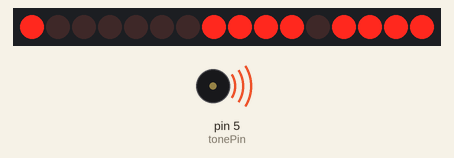
This sketch was run on a simulated Arduino Uno, built with avr-gcc and run on an emulated ATmega328P. Parts: 16 shift-register outputs drawn as a row of LEDs (first output left, lit = HIGH), buzzer (waves = sounding). Wiring (inferred from the names in the program): 2 × shift register (74HC595): data pin 11; shift clock pin 12; latch pin 8. Wiring (inferred from the signals the program sends): row of LEDs: on Q0, Q1, Q2, Q3, Q4, Q5, Q6, Q7, Q8, Q9, Q10, Q11, Q12, Q13, Q14, Q15.

Above: at 3.0 s.
Timing chart, 0 to 7.7 s (numbered marks = the images above):
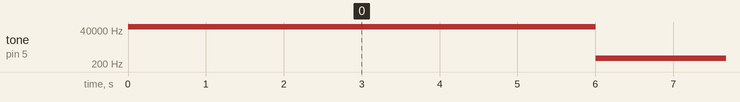

Measured:
- by itself, tone on pin 5 (tonePin): plays 65535 Hz for 6.0 s, 495 Hz for 1.8 s, 556 Hz for 1.8 s, 589 Hz for 2.2 s, 556 Hz for 1.8 s, 589 Hz for 2.0 s … (14 notes in this stretch)

The sketch:

QAQ.ino
```cpp
#define NOTE_D0 -1
#define NOTE_D1 294
#define NOTE_D2 330
#define NOTE_D3 350
#define NOTE_D4 393
#define NOTE_D5 441
#define NOTE_D6 495
#define NOTE_D7 556

#define NOTE_DL1 147
#define NOTE_DL2 165
#define NOTE_DL3 175
#define NOTE_DL4 196
#define NOTE_DL5 221
#define NOTE_DL6 248
#define NOTE_DL7 278

#define NOTE_DH1 589
#define NOTE_DH2 661
#define NOTE_DH3 700
#define NOTE_DH4 786
#define NOTE_DH5 882
#define NOTE_DH6 990
#define NOTE_DH7 112
//以上部分是定义是把每个音符和频率值对应起来，其实不用打这么多，但是都打上了，后面可以随意编写

#define WHOLE 1
#define HALF 0.5
#define QUARTER 0.25
#define EIGHTH 0.25
#define SIXTEENTH 0.625
//这部分是用英文对应了拍子，这样后面也比较好看

//led////////////////////////////////////////////////////////////
const int buttonPin = 2;
int buttonState = 0;
int latchPin = 8;
int clockPin = 12;
int dataPin = 11;
byte colDataMatrix[8] = {
  B01111111,
   B10111111,
   B11011111,
   B11101111,
   B11110111,
   B11111011,
   B11111101,
   B11111110
  };

byte rowDataMatrix[8] = { B00011111,
    B01000010,
    B10000001,
    B10000001,
    B10000001,
    B10000001,
    B01000010,
    B00111100
  };
byte rowDatabutton[8] = {
  B00000000,
  B11111111,
  B00100100,
  B11111111,
  B01000010,
  B00111100,
  B11111111,
  B00000000
  };
// 定義顯示器顯示的時間 (延遲時間), 預設 1ms
int delay_time = 200;
/////////////////////////////////////////////////////////////////

int tune[] =
{
 NOTE_D0,NOTE_D0,NOTE_D0,NOTE_D6,NOTE_D7,NOTE_DH1,NOTE_D7,NOTE_DH1,NOTE_DH3,NOTE_D7,NOTE_D7,NOTE_D7,NOTE_D3,NOTE_D3,
 NOTE_D6,NOTE_D5,NOTE_D6,NOTE_DH1,NOTE_D5,NOTE_D5,NOTE_D5,NOTE_D3,NOTE_D4,NOTE_D3,NOTE_D4,NOTE_DH1,
 NOTE_D3,NOTE_D3,NOTE_D0,NOTE_DH1,NOTE_DH1,NOTE_DH1,NOTE_D7,NOTE_D4,NOTE_D4,NOTE_D7,NOTE_D7,NOTE_D7,NOTE_D0,NOTE_D6,NOTE_D7,
 NOTE_DH1,NOTE_D7,NOTE_DH1,NOTE_DH3,NOTE_D7,NOTE_D7,NOTE_D7,NOTE_D3,NOTE_D3,NOTE_D6,NOTE_D5,NOTE_D6,NOTE_DH1,
 NOTE_D5,NOTE_D5,NOTE_D5,NOTE_D2,NOTE_D3,NOTE_D4,NOTE_DH1,NOTE_D7,NOTE_D7,NOTE_DH1,NOTE_DH1,NOTE_DH2,NOTE_DH2,NOTE_DH3,NOTE_DH1,NOTE_DH1,NOTE_DH1,
 NOTE_DH1,NOTE_D7,NOTE_D6,NOTE_D6,NOTE_D7,NOTE_D5,NOTE_D6,NOTE_D6,NOTE_D6,NOTE_DH1,NOTE_DH2,NOTE_DH3,NOTE_DH2,NOTE_DH3,NOTE_DH5,
 NOTE_DH2,NOTE_DH2,NOTE_DH2,NOTE_D5,NOTE_D5,NOTE_DH1,NOTE_D7,NOTE_DH1,NOTE_DH3,NOTE_DH3,NOTE_DH3,NOTE_DH3,NOTE_DH3,
 NOTE_D6,NOTE_D7,NOTE_DH1,NOTE_D7,NOTE_DH2,NOTE_DH2,NOTE_DH1,NOTE_D5,NOTE_D5,NOTE_D5,NOTE_DH4,NOTE_DH3,NOTE_DH2,NOTE_DH1,
 NOTE_DH3,NOTE_DH3,NOTE_DH3,NOTE_DH3,NOTE_DH6,NOTE_DH6,NOTE_DH5,NOTE_DH5,NOTE_DH3,NOTE_DH2,NOTE_DH1,NOTE_DH1,NOTE_D0,NOTE_DH1,
 NOTE_DH2,NOTE_DH1,NOTE_DH2,NOTE_DH2,NOTE_DH5,NOTE_DH3,NOTE_DH3,NOTE_DH3,NOTE_DH3,NOTE_DH6,NOTE_DH6,NOTE_DH5,NOTE_DH5,
 NOTE_DH3,NOTE_DH2,NOTE_DH1,NOTE_DH1,NOTE_D0,NOTE_DH1,NOTE_DH2,NOTE_DH1,NOTE_DH2,NOTE_DH2,NOTE_D7,NOTE_D6,NOTE_D6,NOTE_D6,NOTE_D6,NOTE_D7
};//这部分就是整首曲子的音符部分，用了一个序列定义为tune，整数

float duration[]=

{
  1,1,1,0.5,0.5,     1+0.5,0.5,1,1,     1,1,1,0.5,0.5,
  1+0.5,0.5,1,1,     1,1,1,1,          1+0.5,0.5,1,1,
  1,1,0.5,0.5,0.5,0.5,    1+0.5,0.5,1,1,     1,1,1,0.5,0.5,
  1+0.5,0.5,1,1,    1,1,1,0.5,0.5,     1+0.5,0.5,1,1,
  1,1,1,0.5,0.5,    1,0.5,0.25,0.25,0.25,0.5,    0.5,0.5,0.5,0.25,0.5,1,
  0.5,0.5,0.5,0.5,1,1,    1,1,1,0.5,0.5,    1+0.5,0.5,1,1,
  1,1,1,0.5,0.5,    1.5,0.5,1,1,    1,1,1,1,
  0.5,0.5,1,1,0.5,0.5,    1.5,0.25,0.5,1,    1,1,1,1,
  1,1,1,1,    1,1,1,1,    0.5,0.5,1,1,0.5,0.5,
  1,0.5,0.5,1,1,    1,1,1,1,    1,1,1,1,
  0.5,0.5,1,1,0.5,0.5,    1,0.5,0.25,0.5,1,    1,1,1,0.5,0.5
};//这部分是整首曲子的节拍部分，也定义个序列duration，浮点（数组的个数和前面音符的个数是一样的，一一对应么）

int length;//这里定义一个变量，后面用来表示共有多少个音符

int tonePin=5;//蜂鸣器的pin


void setup()

{
  pinMode(tonePin,OUTPUT);//设置蜂鸣器的pin为输出模式

  length = sizeof(tune)/sizeof(tune[0]);//这里用了一个sizeof函数， 可以查出tone序列里有多少个音符

  //led/////////////////////////////////////////////////
  pinMode(buttonPin, INPUT);
  pinMode(latchPin,OUTPUT);
  pinMode(clockPin,OUTPUT);
  pinMode(dataPin,OUTPUT);
  //////////////////////////////////////////////////////

}

void loop()

{

  for(int x=0;x<length;x++)//循环音符的次数
  {
    tone(tonePin,tune[x]);//此函数依次播放tune序列里的数组，即每个 音符
//  buttonState = digitalRead(buttonPin);


     for(int i = 0; i < 8 ; i++){
       //byte colData = colDataMatrix[i];
      digitalWrite(latchPin,LOW);
          //pickDigit(i);
          shiftOut(dataPin, clockPin, MSBFIRST, colDataMatrix[i]);
          shiftOut(dataPin, clockPin, MSBFIRST, rowDataMatrix[i]);
          //shiftOut(dataPin, clockPin, MSBFIRST, colDataMatrix[i]);
          digitalWrite(latchPin,HIGH);
          delay(delay_time);
      }


       delay(400*duration[x]);//每个音符持续的时间，即节拍duration，是调整时间的越大，曲子速度越慢，越小曲子速度越快，自己掌握吧

      noTone(tonePin);//停止当前音符，进入下一音符
  }
  delay(5000);//等待5秒后，循环重新开始


  //led///////////////////////////////////////////////////


//  else{
//    for(int i = 0; i < 8 ; i++){
//  //byte colData = colDataMatrix[i];
//  digitalWrite(latchPin,LOW);
//    //  pickDigit(i);
//      shiftOut(dataPin, clockPin, MSBFIRST, colDataMatrix[i]);
//      shiftOut(dataPin, clockPin, MSBFIRST, rowDatabutton[i]);
//      //shiftOut(dataPin, clockPin, MSBFIRST, colDataMatrix[i]);
//      digitalWrite(latchPin,HIGH);
//      delay(delay_time);}
//    }
  //////////////////////////////////////////////////////////////////////////////
 }

void pickDigit(int x) {
  byte rowByte = 1 << x;
  shiftOut(dataPin, clockPin, MSBFIRST, rowByte);
}

///////////////////////////////////////////////////////////////////////////////////////////////////////////
```
